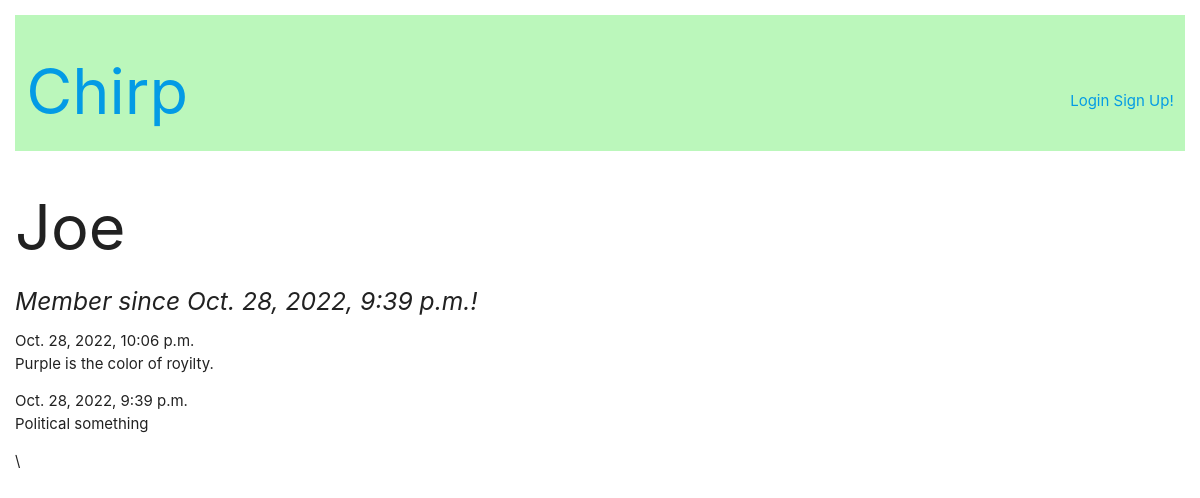
Screenshot of /users/Joe/ with the database file from the repository.
### posts/models.py (models this page shows, shortened)
class Posts(models.Model):
    post = models.CharField(max_length=128)
    pub_date = models.DateTimeField(auto_now_add = True)
    author = models.ForeignKey('auth.User', related_name="posts", on_delete=models.CASCADE)
    class Meta:
        ordering = ['-pub_date']

### users/views.py (the view)
# urls.py: path('<str:username>/', views.user_profile, name='profile')
def user_profile(request, username):
    user_profile = get_object_or_404(User, username = username)
    context = {'user_profile': user_profile}
    return render(request, 'user_profile.html', context)

### templates/user_profile.html
{% extends 'base.html' %}
{% block content %}
    <h1>{{ user_profile.username }}</h1>
    <h5><em>Member since {{ user_profile.date_joined }}!</em></h5>
    {% for post in user_profile.posts.all %}
            <p>{{post.pub_date }}<br>{{ post.post }}</p>
    {% endfor %}
{% endblock content %}

### static/css/main.css (style rules this page uses)
html { box-sizing: border-box; }
*, *:before, *:after { box-sizing: inherit; }
html { padding: 1em }

### rows the page displays
Posts: pub_date "Oct. 28, 2022, 10:06 p.m.", post "Purple is the color of royilty."
Posts: pub_date "Oct. 28, 2022, 9:39 p.m.", post "Political something"

### other values shown
{{ user_profile.username }} "Joe"
{{ user_profile.date_joined }} "Oct. 28, 2022, 9:39 p.m."
